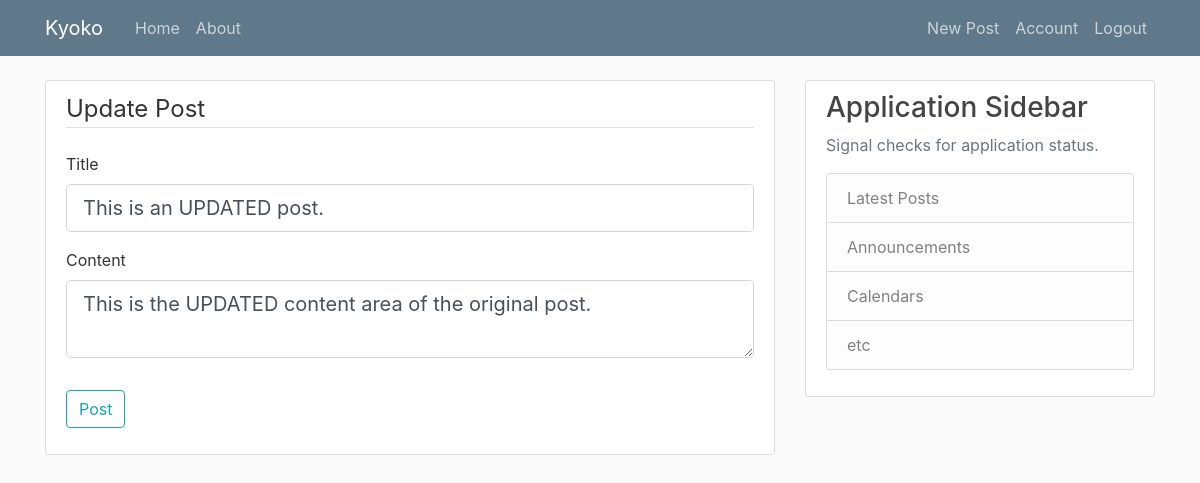
The page /post/2/update (signed in) on the database its author committed.
### helloflask/models.py (models this page shows, shortened)
class Post(db.Model):
    id = db.Column(db.Integer, primary_key=True)
    title = db.Column(db.String(100), nullable=False)
    date_posted = db.Column(db.DateTime, nullable=False, default=datetime.utcnow)
    content = db.Column(db.Text, nullable=False)
    user_id = db.Column(db.Integer, db.ForeignKey('user.id'), nullable=False)

### helloflask/routes.py (the view)
@app.route("/post/<int:post_id>/update", methods=['GET', 'POST'])
@login_required
def update_post(post_id):
    post = Post.query.get_or_404(post_id)
    if post.author != current_user:
        abort(403)
    form = PostForm()
    if form.validate_on_submit():
        post.title = form.title.data
        post.content = form.content.data
        db.session.commit()
        flash('Your post has been updated!', 'success')
        return redirect(url_for('post', post_id=post.id))
    elif request.method =='GET':
        form.title.data = post.title
        form.content.data = post.content
    return render_template('create_post.html', title='Update Post',
                            form=form, legend='Update Post')

### helloflask/forms.py
class PostForm(FlaskForm):
    title = StringField('Title', validators=[DataRequired()])
    content = TextAreaField('Content', validators=[DataRequired()])
    submit = SubmitField('Post')

### helloflask/models.py (called while the page is built)
@login_manager.user_loader
def load_user(user_id):
    return User.query.get(int(user_id))

### helloflask/templates/create_post.html (shortened to what this page needs)
{% extends "layout.html" %}
{% block content %}
<div class="content-section">
    <form method="POST" action="">
        <fieldset class="form-group">
            <legend class="border-bottom mb-4">{{legend}}</legend>
            <div class="form-group">
                {{ form.title.label(class="form-control-label") }}
                {% if form.title.errors %}
                    {{ form.title(class="form-control form-control-lg is-invalid") }}
                    <div class="invalid-feedback">
                        {% for error in form.title.errors %}
                            <span>{{ error }}</span>
                        {% endfor %}
                    </div>
                {% else %}
                    {{ form.title(class="form-control form-control-lg") }}
                {% endif %}
            </div>
            <div class="form-group">
                {{ form.content.label(class="form-control-label") }}
                {% if form.content.errors %}
                    {{ form.content(class="form-control form-control-lg is-invalid") }}
                    <div class="invalid-feedback">
                        {% for error in form.content.errors %}
                            <span>{{ error }}</span>
                        {% endfor %}
                    </div>
                {% else %}
                    {{ form.content(class="form-control form-control-lg") }}
                {% endif %}
            </div>
        </fieldset>
        <div class="form-group">
            {{ form.submit(class="btn btn-outline-info") }}
        </div>
    </form>
</div>
{% endblock content %}

### helloflask/static/main.css (style rules this page uses)
body { background: #fafafa; color: #333333; margin-top: 5rem; }
.content-section { background: #ffffff; padding: 10px 20px; border: 1px solid #dddddd; border-radius: 3px; margin-bottom: 20px; }

### rows shown on the page
Post: title "This is an UPDATED post.", content "This is the UPDATED content area of the original post."

### other values the page prints
{{ legend }} "Update Post"
